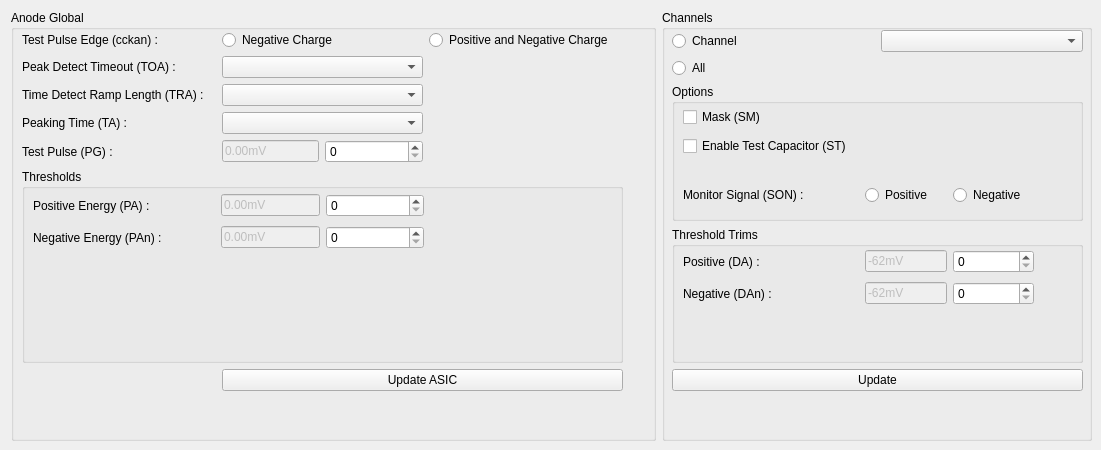
        <widget class="QWidget" name="ASICAnodeTab">
         <attribute name="title">
          <string>Anode</string>
         </attribute>
         <widget class="QWidget" name="layoutWidget84">
          <property name="geometry">
           <rect>
            <x>11</x>
            <y>10</y>
            <width>1081</width>
            <height>431</height>
           </rect>
          </property>
          <layout class="QGridLayout" name="gridLayout_34" columnstretch="60,40">
           <item row="0" column="0">
            <widget class="QGroupBox" name="anodeGlobalGroup">
             <property name="title">
              <string>Anode Global</string>
             </property>
             <widget class="QWidget" name="layoutWidget83">
              <property name="geometry">
               <rect>
                <x>11</x>
                <y>20</y>
                <width>601</width>
                <height>361</height>
               </rect>
              </property>
              <layout class="QGridLayout" name="gridLayout_7" columnstretch="30,15,15,30">
               <item row="4" column="0">
                <widget class="QLabel" name="anodeTestPulseLab">
                 <property name="text">
                  <string>Test Pulse (PG) :</string>
                 </property>
                 <property name="alignment">
                  <set>Qt::AlignLeading|Qt::AlignLeft|Qt::AlignVCenter</set>
                 </property>
                </widget>
               </item>
               <item row="1" column="1" colspan="2">
                <widget class="QComboBox" name="anodePeakDetectTimoutCombo"/>
               </item>
               <item row="2" column="0">
                <widget class="QLabel" name="anodeTimeDetectRampLengthLab">
                 <property name="text">
                  <string>Time Detect Ramp Length (TRA) :</string>
                 </property>
                 <property name="alignment">
                  <set>Qt::AlignLeading|Qt::AlignLeft|Qt::AlignVCenter</set>
                 </property>
                </widget>
               </item>
               <item row="3" column="1" colspan="2">
                <widget class="QComboBox" name="anodePeakingTimeCombo"/>
               </item>
               <item row="1" column="0">
                <widget class="QLabel" name="anodePeakDetectTimeoutLab">
                 <property name="text">
                  <string>Peak Detect Timeout (TOA) :</string>
                 </property>
                 <property name="alignment">
                  <set>Qt::AlignLeading|Qt::AlignLeft|Qt::AlignVCenter</set>
                 </property>
                </widget>
               </item>
               <item row="3" column="0">
                <widget class="QLabel" name="anodePeakingTimeLab">
                 <property name="text">
                  <string>Peaking Time (TA) :</string>
                 </property>
                 <property name="alignment">
                  <set>Qt::AlignLeading|Qt::AlignLeft|Qt::AlignVCenter</set>
                 </property>
                </widget>
               </item>
               <item row="4" column="2">
                <widget class="QSpinBox" name="anodeTestPulseSpinner">
                 <property name="maximum">
                  <number>1023</number>
                 </property>
                </widget>
               </item>
               <item row="0" column="0">
                <widget class="QLabel" name="anodeTestPulseEdgeLab">
                 <property name="text">
                  <string>Test Pulse Edge (cckan) :</string>
                 </property>
                 <property name="alignment">
                  <set>Qt::AlignLeading|Qt::AlignLeft|Qt::AlignVCenter</set>
                 </property>
                </widget>
               </item>
               <item row="4" column="1">
                <widget class="QLineEdit" name="anodeTestPulseValEdit">
                 <property name="enabled">
                  <bool>false</bool>
                 </property>
                 <property name="text">
                  <string>0.00mV</string>
                 </property>
                </widget>
               </item>
               <item row="6" column="1" colspan="3">
                <widget class="QPushButton" name="ASICAnode_UpdateASICButton">
                 <property name="text">
                  <string>Update ASIC</string>
                 </property>
                </widget>
               </item>
               <item row="5" column="0" colspan="4">
                <widget class="QGroupBox" name="anodeThresholdsGroup">
                 <property name="title">
                  <string>Thresholds</string>
                 </property>
                 <widget class="QWidget" name="layoutWidget85">
                  <property name="geometry">
                   <rect>
                    <x>11</x>
                    <y>22</y>
                    <width>391</width>
                    <height>62</height>
                   </rect>
                  </property>
                  <layout class="QGridLayout" name="gridLayout_6" columnstretch="26,14,14">
                   <item row="0" column="0">
                    <widget class="QLabel" name="anodePosEnergyThreshLab">
                     <property name="text">
                      <string>Positive Energy (PA) :</string>
                     </property>
                     <property name="alignment">
                      <set>Qt::AlignLeading|Qt::AlignLeft|Qt::AlignVCenter</set>
                     </property>
                    </widget>
                   </item>
                   <item row="0" column="1">
                    <widget class="QLineEdit" name="anodePosEnergyThreshValEdit">
                     <property name="enabled">
                      <bool>false</bool>
                     </property>
                     <property name="text">
                      <string>0.00mV</string>
                     </property>
                    </widget>
                   </item>
                   <item row="0" column="2">
                    <widget class="QSpinBox" name="anodePosEnergyThreshSpinner">
                     <property name="maximum">
                      <number>1023</number>
                     </property>
                    </widget>
                   </item>
                   <item row="1" column="0">
                    <widget class="QLabel" name="negEnergyThreshLab">
                     <property name="text">
                      <string>Negative Energy (PAn) :</string>
                     </property>
                     <property name="alignment">
                      <set>Qt::AlignLeading|Qt::AlignLeft|Qt::AlignVCenter</set>
                     </property>
                    </widget>
                   </item>
                   <item row="1" column="1">
                    <widget class="QLineEdit" name="anodeNegEnergyThreshValEdit">
                     <property name="enabled">
                      <bool>false</bool>
                     </property>
                     <property name="text">
                      <string>0.00mV</string>
                     </property>
                    </widget>
                   </item>
                   <item row="1" column="2">
                    <widget class="QSpinBox" name="anodeNegEnergyThreshSpinner">
                     <property name="maximum">
                      <number>1023</number>
                     </property>
                    </widget>
                   </item>
                  </layout>
                 </widget>
                </widget>
               </item>
               <item row="0" column="3">
                <widget class="QRadioButton" name="anodeTestPulse_PosAndNeg_radio">
                 <property name="text">
                  <string>Positive and Negative Charge</string>
                 </property>
                 <attribute name="buttonGroup">
                  <string notr="true">GMASICAnodeTestPulseEdgeBtnGroup</string>
                 </attribute>
                </widget>
               </item>
               <item row="2" column="1" colspan="2">
                <widget class="QComboBox" name="anodeTimeDetectRampLengthCombo"/>
               </item>
               <item row="0" column="1" colspan="2">
                <widget class="QRadioButton" name="anodeEdge_negCharge_radio">
                 <property name="text">
                  <string>Negative Charge</string>
                 </property>
                 <attribute name="buttonGroup">
                  <string notr="true">GMASICAnodeTestPulseEdgeBtnGroup</string>
                 </attribute>
                </widget>
               </item>
              </layout>
             </widget>
            </widget>
           </item>
           <item row="0" column="1">
            <widget class="QGroupBox" name="anodeChannelGroup">
             <property name="title">
              <string>Channels</string>
             </property>
             <widget class="QWidget" name="layoutWidget91">
              <property name="geometry">
               <rect>
                <x>10</x>
                <y>20</y>
                <width>411</width>
                <height>361</height>
               </rect>
              </property>
              <layout class="QGridLayout" name="gridLayout_29" rowstretch="10,10,35,35,10">
               <item row="0" column="0">
                <widget class="QRadioButton" name="individualAnodeRadio">
                 <property name="text">
                  <string>Channel</string>
                 </property>
                </widget>
               </item>
               <item row="0" column="1">
                <widget class="QComboBox" name="anodeChannelNoCombo"/>
               </item>
               <item row="1" column="0">
                <widget class="QRadioButton" name="allAnodesRadio">
                 <property name="text">
                  <string>All</string>
                 </property>
                </widget>
               </item>
               <item row="2" column="0" colspan="2">
                <widget class="QGroupBox" name="anodeChannelOptGroup">
                 <property name="title">
                  <string>Options</string>
                 </property>
                 <widget class="QWidget" name="layoutWidget9">
                  <property name="geometry">
                   <rect>
                    <x>11</x>
                    <y>20</y>
                    <width>351</width>
                    <height>106</height>
                   </rect>
                  </property>
                  <layout class="QGridLayout" name="gridLayout_21" columnstretch="65,30,30">
                   <item row="0" column="0">
                    <widget class="QCheckBox" name="anodeChannelMaskCheck">
                     <property name="text">
                      <string>Mask (SM)</string>
                     </property>
                    </widget>
                   </item>
                   <item row="1" column="0">
                    <widget class="QCheckBox" name="enableTestCapacitorCheck">
                     <property name="text">
                      <string>Enable Test Capacitor (ST)</string>
                     </property>
                    </widget>
                   </item>
                   <item row="3" column="0">
                    <widget class="QLabel" name="label_6">
                     <property name="text">
                      <string>Monitor Signal (SON) :</string>
                     </property>
                    </widget>
                   </item>
                   <item row="3" column="1">
                    <widget class="QRadioButton" name="anodeMonitorPosSignalCheck">
                     <property name="text">
                      <string>Positive</string>
                     </property>
                     <attribute name="buttonGroup">
                      <string notr="true">ASICAnodeChannelMonSignalBtnGroup</string>
                     </attribute>
                    </widget>
                   </item>
                   <item row="3" column="2">
                    <widget class="QRadioButton" name="anodeMonitorNegSignalCheck">
                     <property name="text">
                      <string>Negative</string>
                     </property>
                     <attribute name="buttonGroup">
                      <string notr="true">ASICAnodeChannelMonSignalBtnGroup</string>
                     </attribute>
                    </widget>
                   </item>
                   <item row="2" column="0" colspan="3">
                    <spacer name="horizontalSpacer_10">
                     <property name="orientation">
                      <enum>Qt::Horizontal</enum>
                     </property>
                     <property name="sizeHint" stdset="0">
                      <size>
                       <width>40</width>
                       <height>20</height>
                      </size>
                     </property>
                    </spacer>
                   </item>
                  </layout>
                 </widget>
                </widget>
               </item>
               <item row="3" column="0" colspan="2">
                <widget class="QGroupBox" name="anodeThresholdTrimsGroup">
                 <property name="title">
                  <string>Threshold Trims</string>
                 </property>
                 <widget class="QWidget" name="layoutWidget61">
                  <property name="geometry">
                   <rect>
                    <x>11</x>
                    <y>20</y>
                    <width>351</width>
                    <height>62</height>
                   </rect>
                  </property>
                  <layout class="QGridLayout" name="gridLayout_35" columnstretch="52,24,24">
                   <item row="0" column="0">
                    <widget class="QLabel" name="anodeChnlPosTrimLab">
                     <property name="text">
                      <string>Positive (DA) :</string>
                     </property>
                     <property name="alignment">
                      <set>Qt::AlignLeading|Qt::AlignLeft|Qt::AlignVCenter</set>
                     </property>
                    </widget>
                   </item>
                   <item row="0" column="1">
                    <widget class="QLineEdit" name="anodeChnlPosTrimValEdit">
                     <property name="enabled">
                      <bool>false</bool>
                     </property>
                     <property name="text">
                      <string>-62mV</string>
                     </property>
                    </widget>
                   </item>
                   <item row="0" column="2">
                    <widget class="QSpinBox" name="anodeChnlPosTrimSpinner">
                     <property name="minimum">
                      <number>0</number>
                     </property>
                     <property name="maximum">
                      <number>31</number>
                     </property>
                     <property name="singleStep">
                      <number>1</number>
                     </property>
                     <property name="value">
                      <number>0</number>
                     </property>
                    </widget>
                   </item>
                   <item row="1" column="0">
                    <widget class="QLabel" name="anodeChnlsNegTrimLab">
                     <property name="text">
                      <string>Negative (DAn) :</string>
                     </property>
                     <property name="alignment">
                      <set>Qt::AlignLeading|Qt::AlignLeft|Qt::AlignVCenter</set>
                     </property>
                    </widget>
                   </item>
                   <item row="1" column="1">
                    <widget class="QLineEdit" name="anodeChnlsNegTrimValEdit">
                     <property name="enabled">
                      <bool>false</bool>
                     </property>
                     <property name="text">
                      <string>-62mV</string>
                     </property>
                    </widget>
                   </item>
                   <item row="1" column="2">
                    <widget class="QSpinBox" name="anodeChnlsNegTrimSpinner">
                     <property name="minimum">
                      <number>0</number>
                     </property>
                     <property name="maximum">
                      <number>31</number>
                     </property>
                     <property name="singleStep">
                      <number>1</number>
                     </property>
                     <property name="value">
                      <number>0</number>
                     </property>
                    </widget>
                   </item>
                  </layout>
                 </widget>
                </widget>
               </item>
               <item row="4" column="0" colspan="2">
                <widget class="QPushButton" name="updateAnodeChannelButton">
                 <property name="text">
                  <string>Update</string>
                 </property>
                </widget>
               </item>
              </layout>
             </widget>
            </widget>
           </item>
          </layout>
         </widget>
        </widget>
